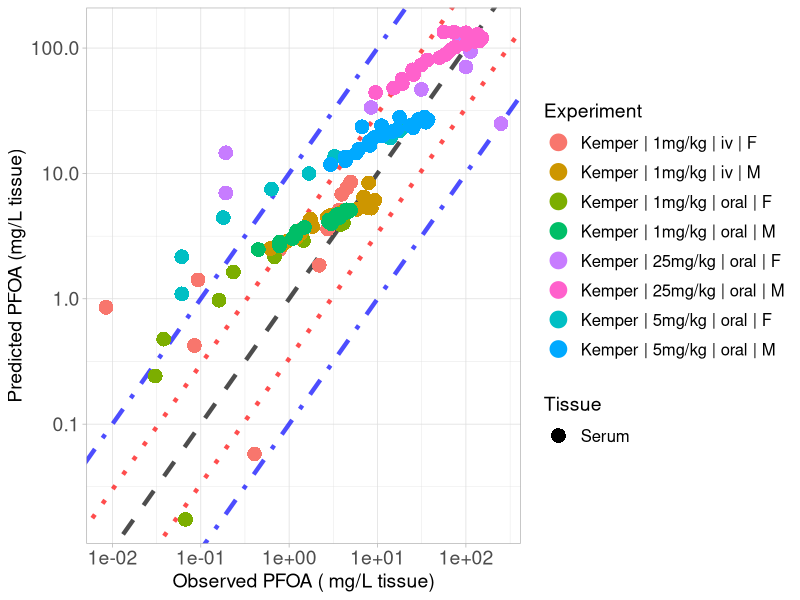

Recreate this plot in R.
library(ggplot2)

#setwd("C:/Users/ptsir/Documents/GitHub/PFAS_PBK_models/PFOA inhalation Rat/Validation/Validation_results")
setwd("C:/Users/Ioannis/Documents/GitHub/PFAS_PBK_models/PFOA inhalation Rat/Validation/full_params_PT_excreta_not_restricted")

# Load Results 

# 
Kemper_serum_results <- read.csv("Kemper_2003_serum_results.csv", header = T)
Kemper_iv_F_1 <- Kemper_serum_results[Kemper_serum_results$Dose == 1 & Kemper_serum_results$Type == "iv" &
                               Kemper_serum_results$sex == "F", ]
Kemper_iv_F_1$Experiment <- "Kemper | 1mg/kg | iv | F"

Kemper_oral_F_1 <- Kemper_serum_results[Kemper_serum_results$Dose == 1 & Kemper_serum_results$Type == "oral" &
                                 Kemper_serum_results$sex == "F", ]
Kemper_oral_F_1$Experiment <- "Kemper | 1mg/kg | oral | F"

Kemper_oral_F_5 <- Kemper_serum_results[Kemper_serum_results$Dose == 5 & Kemper_serum_results$Type == "oral" &
                                 Kemper_serum_results$sex == "F", ]
Kemper_oral_F_5$Experiment <- "Kemper | 5mg/kg | oral | F"
Kemper_oral_F_25 <- Kemper_serum_results[Kemper_serum_results$Dose == 25 & Kemper_serum_results$Type == "oral" &
                                  Kemper_serum_results$sex == "F", ]
Kemper_oral_F_25$Experiment <- "Kemper | 25mg/kg | oral | F"

Kemper_iv_M_1 <- Kemper_serum_results[Kemper_serum_results$Dose == 1 & Kemper_serum_results$Type == "iv" &
                               Kemper_serum_results$sex == "M", ]
Kemper_iv_M_1$Experiment <- "Kemper | 1mg/kg | iv | M"

Kemper_oral_M_1 <- Kemper_serum_results[Kemper_serum_results$Dose == 1 & Kemper_serum_results$Type == "oral" &
                                 Kemper_serum_results$sex == "M", ]
Kemper_oral_M_1$Experiment <- "Kemper | 1mg/kg | oral | M"

Kemper_oral_M_5 <- Kemper_serum_results[Kemper_serum_results$Dose == 5 & Kemper_serum_results$Type == "oral" &
                                 Kemper_serum_results$sex == "M", ]
Kemper_oral_M_5$Experiment <- "Kemper | 5mg/kg | oral | M"
Kemper_oral_M_25 <- Kemper_serum_results[Kemper_serum_results$Dose == 25 & Kemper_serum_results$Type == "oral" &
                                  Kemper_serum_results$sex == "M", ]
Kemper_oral_M_25$Experiment <- "Kemper | 25mg/kg | oral | M"
# 
# Kudo_high <- Kudo_results[Kudo_results$Dose == 16.560, ] 
# Kudo_high$Experiment <-  "Kudo | 16mg/kg | iv"
# 
# Kim_results <- read.csv("Kim_results.csv", header = T)
# Kim_iv <- Kim_results[Kim_results$Type == "iv",]
# Kim_iv$Experiment <-  "Kim | 1mg/kg | iv"
# 
# Kim_oral <- Kim_results[Kim_results$Type == "oral",]
# Kim_oral$Experiment <-  "Kim | 1mg/kg | oral"


Experiment <- scales::hue_pal()(8)

names(Experiment) <- unique(c( Kemper_iv_F_1$Experiment, Kemper_iv_M_1$Experiment,
                              Kemper_oral_F_1$Experiment,Kemper_oral_M_1$Experiment, Kemper_oral_F_5$Experiment, 
                               
                               Kemper_oral_M_5$Experiment,  Kemper_oral_F_25$Experiment, Kemper_oral_M_25$Experiment))



scatter_plot <- ggplot()+
  geom_abline(intercept = log10(1), slope = 1, linetype = "dashed", color = "black", linewidth = 1.5, alpha = 0.7) +  # Identity line in log10 scale
  geom_abline(intercept = log10(3), slope = 1, linetype = "dotted", color = "red", linewidth = 1.5, alpha = 0.7) +  # +3-fold error line
  geom_abline(intercept = log10(1/3), slope = 1, linetype = "dotted", color = "red", linewidth = 1.5, alpha = 0.7) +  # -3-fold error line
  geom_abline(intercept = log10(10), slope = 1, linetype = "dotdash", color = "blue", linewidth = 1.5, alpha = 0.7) +  # +10-fold error line
  geom_abline(intercept = log10(1/10), slope = 1, linetype = "dotdash", color = "blue", linewidth = 1.5, alpha = 0.7) +  # -10-fold error line
  geom_point(data = Kemper_iv_F_1, aes(x=Observed, y=Predicted, color = Experiment, shape = Tissue), size=4, stroke = 1.5)+
  geom_point(data = Kemper_oral_F_1, aes(x=Observed, y=Predicted, color = Experiment, shape = Tissue), size=4, stroke = 1.5)+
  geom_point(data = Kemper_oral_F_5, aes(x=Observed, y=Predicted, color = Experiment, shape = Tissue), size=4, stroke = 1.5)+
  geom_point(data = Kemper_oral_F_25, aes(x=Observed, y=Predicted, color = Experiment, shape = Tissue), size=4, stroke = 1.5)+
  geom_point(data = Kemper_iv_M_1, aes(x=Observed, y=Predicted, color = Experiment, shape = Tissue), size=4, stroke = 1.5)+
  geom_point(data = Kemper_oral_M_1, aes(x=Observed, y=Predicted, color = Experiment, shape = Tissue), size=4, stroke = 1.5)+
  geom_point(data = Kemper_oral_M_5, aes(x=Observed, y=Predicted, color = Experiment, shape = Tissue), size=4, stroke = 1.5)+
  geom_point(data = Kemper_oral_M_25, aes(x=Observed, y=Predicted, color = Experiment, shape = Tissue), size=4, stroke = 1.5)+
  scale_y_log10()+
  scale_x_log10()+
  scale_color_manual(values = Experiment)+
  theme(legend.spacing.y = unit(1, 'cm')) +
  guides(fill = guide_legend(byrow = TRUE))+
  theme_light()+
  labs(y = "Predicted PFOA (mg/L tissue)",
       x = "Observed PFOA ( mg/L tissue)")+
  theme(plot.title = element_text(hjust = 0.5),
        legend.key.size = unit(0.75, 'cm'),  
        legend.title = element_text(size=14),
        legend.text = element_text(size=12,  hjust = 0),
        axis.text = element_text(size = 14),
        axis.title = element_text(size = 14),
        )

#print(scatter_plot)

ggsave("validation_plot_PFOA_serum.png", scatter_plot, width = 11, height = 7, units = "in", dpi = 300)
